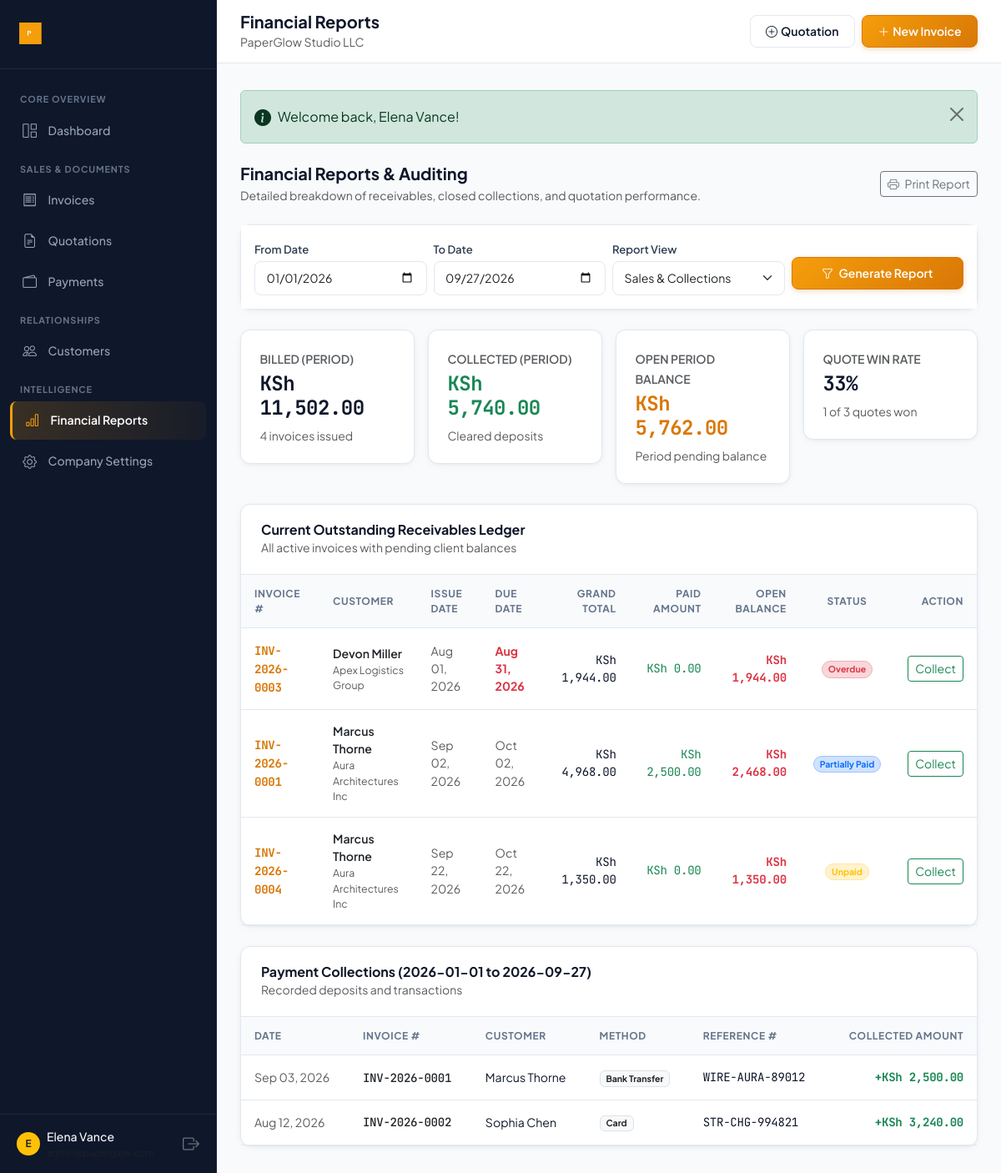
The page /reports/index.php (signed in) on the database its author committed.
### tables this page shows
CREATE TABLE `company_settings` (
  `id` INT UNSIGNED AUTO_INCREMENT PRIMARY KEY,
  `user_id` INT UNSIGNED NOT NULL,
  `company_name` VARCHAR(150) NOT NULL,
  `logo` VARCHAR(255) NULL,
  `address` TEXT NULL,
  `phone` VARCHAR(50) NULL,
  `email` VARCHAR(150) NULL,
  `website` VARCHAR(150) NULL,
  `tax_number` VARCHAR(50) NULL,
  `currency` VARCHAR(10) NOT NULL DEFAULT 'KES',
  `bank_name` VARCHAR(100) NULL,
  `bank_account_name` VARCHAR(150) NULL,
  `bank_account_number` VARCHAR(50) NULL,
  `bank_routing` VARCHAR(50) NULL,
  `bank_swift` VARCHAR(50) NULL,
  `mobile_money_name` VARCHAR(100) NULL,
  `mobile_money_number` VARCHAR(50) NULL,
  `default_invoice_terms` TEXT NULL,
  `default_quotation_terms` TEXT NULL,
  `created_at` TIMESTAMP NOT NULL DEFAULT CURRENT_TIMESTAMP,
  `updated_at` TIMESTAMP NOT NULL DEFAULT CURRENT_TIMESTAMP ON UPDATE CURRENT_TIMESTAMP,
  UNIQUE KEY `idx_company_user` (`user_id`),
  CONSTRAINT `fk_company_user` FOREIGN KEY (`user_id`) REFERENCES `users` (`id`) ON DELETE CASCADE
);

CREATE TABLE `invoices` (
  `id` INT UNSIGNED AUTO_INCREMENT PRIMARY KEY,
  `user_id` INT UNSIGNED NOT NULL,
  `customer_id` INT UNSIGNED NOT NULL,
  `from_quotation_id` INT UNSIGNED NULL,
  `invoice_number` VARCHAR(50) NOT NULL,
  `invoice_date` DATE NOT NULL,
  `due_date` DATE NOT NULL,
  `status` ENUM('Draft', 'Unpaid', 'Partially Paid', 'Paid', 'Overdue', 'Cancelled') NOT NULL DEFAULT 'Draft',
  `subtotal` DECIMAL(12, 2) NOT NULL DEFAULT 0.00,
  `discount_total` DECIMAL(12, 2) NOT NULL DEFAULT 0.00,
  `tax_total` DECIMAL(12, 2) NOT NULL DEFAULT 0.00,
  `grand_total` DECIMAL(12, 2) NOT NULL DEFAULT 0.00,
  `paid_amount` DECIMAL(12, 2) NOT NULL DEFAULT 0.00,
  `balance` DECIMAL(12, 2) NOT NULL DEFAULT 0.00,
  `notes` TEXT NULL,
  `terms` TEXT NULL,
  `created_at` TIMESTAMP NOT NULL DEFAULT CURRENT_TIMESTAMP,
  `updated_at` TIMESTAMP NOT NULL DEFAULT CURRENT_TIMESTAMP ON UPDATE CURRENT_TIMESTAMP,
  UNIQUE KEY `idx_invoice_number` (`invoice_number`),
  KEY `idx_invoices_user` (`user_id`),
  KEY `idx_invoices_customer` (`customer_id`),
  KEY `idx_invoices_status` (`status`),
  KEY `idx_invoices_date` (`invoice_date`),
  KEY `idx_invoices_due` (`due_date`),
  CONSTRAINT `fk_invoices_user` FOREIGN KEY (`user_id`) REFERENCES `users` (`id`) ON DELETE CASCADE,
  CONSTRAINT `fk_invoices_customer` FOREIGN KEY (`customer_id`) REFERENCES `customers` (`id`) ON DELETE RESTRICT
);

CREATE TABLE `customers` (
  `id` INT UNSIGNED AUTO_INCREMENT PRIMARY KEY,
  `user_id` INT UNSIGNED NOT NULL,
  `name` VARCHAR(150) NOT NULL,
  `company` VARCHAR(150) NULL,
  `email` VARCHAR(150) NULL,
  `phone` VARCHAR(50) NULL,
  `address` TEXT NULL,
  `tax_number` VARCHAR(50) NULL,
  `notes` TEXT NULL,
  `created_at` TIMESTAMP NOT NULL DEFAULT CURRENT_TIMESTAMP,
  `updated_at` TIMESTAMP NOT NULL DEFAULT CURRENT_TIMESTAMP ON UPDATE CURRENT_TIMESTAMP,
  KEY `idx_customers_user` (`user_id`),
  KEY `idx_customers_name` (`name`),
  KEY `idx_customers_email` (`email`),
  CONSTRAINT `fk_customers_user` FOREIGN KEY (`user_id`) REFERENCES `users` (`id`) ON DELETE CASCADE
);

CREATE TABLE `payments` (
  `id` INT UNSIGNED AUTO_INCREMENT PRIMARY KEY,
  `user_id` INT UNSIGNED NOT NULL,
  `invoice_id` INT UNSIGNED NOT NULL,
  `payment_date` DATE NOT NULL,
  `amount` DECIMAL(12, 2) NOT NULL,
  `payment_method` ENUM('Cash', 'Bank Transfer', 'Mobile Money', 'Card', 'Other') NOT NULL,
  `reference_number` VARCHAR(100) NULL,
  `notes` TEXT NULL,
  `created_at` TIMESTAMP NOT NULL DEFAULT CURRENT_TIMESTAMP,
  `updated_at` TIMESTAMP NOT NULL DEFAULT CURRENT_TIMESTAMP ON UPDATE CURRENT_TIMESTAMP,
  KEY `idx_payments_user` (`user_id`),
  KEY `idx_payments_invoice` (`invoice_id`),
  KEY `idx_payments_date` (`payment_date`),
  CONSTRAINT `fk_payments_user` FOREIGN KEY (`user_id`) REFERENCES `users` (`id`) ON DELETE CASCADE,
  CONSTRAINT `fk_payments_invoice` FOREIGN KEY (`invoice_id`) REFERENCES `invoices` (`id`) ON DELETE CASCADE
);

### reports/index.php (the view, shortened to what the rows shown need)
<?php
$pageTitle = 'Financial Reports';
require_once __DIR__ . '/../includes/header.php';
$userId = getCurrentUserId();
$currency = $company['currency'] ?? 'USD';
$startDate = $_GET['start_date'] ?? date('Y-01-01');
$endDate = $_GET['end_date'] ?? date('Y-m-d');
$stmtOutstanding = $pdo->prepare("
    SELECT i.*, c.name as customer_name, c.company as customer_company
    FROM invoices i
    JOIN customers c ON i.customer_id = c.id
    WHERE i.user_id = ? AND i.balance > 0
    ORDER BY i.due_date ASC
");
$stmtOutstanding->execute([$userId]);
$outstandingInvoices = $stmtOutstanding->fetchAll();
$stmtPay = $pdo->prepare("
    SELECT p.*, i.invoice_number, c.name as customer_name
    FROM payments p
    JOIN invoices i ON p.invoice_id = i.id
    JOIN customers c ON i.customer_id = c.id
    WHERE p.user_id = ? AND p.payment_date BETWEEN ? AND ?
    ORDER BY p.payment_date DESC
");
$stmtPay->execute([$userId, $startDate, $endDate]);
$periodPayments = $stmtPay->fetchAll();
?>
<div class="d-flex flex-column flex-md-row align-items-md-center justify-content-between gap-3 mb-4">
  <div>
    <h2 class="h5 fw-bold mb-1 text-slate-900">Financial Reports & Auditing</h2>
  </div>
</div>
<div class="pg-card mb-4">
  <div class="table-responsive">
    <table class="table-pg">
      <thead>
        <tr>
          <th>Invoice #</th>
          <th>Customer</th>
          <th>Issue Date</th>
          <th>Due Date</th>
          <th class="text-end">Grand Total</th>
          <th class="text-end">Paid Amount</th>
          <th class="text-end">Open Balance</th>
          <th class="text-center">Status</th>
          <th class="text-end">Action</th>
        </tr>
      </thead>
      <tbody>
        <?php if (empty($outstandingInvoices)): ?>
          <tr>
            <td colspan="9" class="text-center py-4 text-muted small">No outstanding receivables found. All invoices are fully settled!</td>
          </tr>
        <?php else: ?>
          <?php foreach ($outstandingInvoices as $out): ?>
            <tr>
              <td>
                <a href="/invoices/view.php?id=<?= (int)$out['id'] ?>" class="fw-bold text-decoration-none mono-num" style="color: #d97706;">
                  <?= e($out['invoice_number']) ?>
                </a>
              </td>
              <td>
                <div class="fw-semibold text-dark"><?= e($out['customer_name']) ?></div>
                <div class="text-muted small"><?= e($out['customer_company'] ?: 'Individual') ?></div>
              </td>
              <td class="text-muted small"><?= e(date('M d, Y', strtotime($out['invoice_date']))) ?></td>
              <td class="text-muted small">
                <span class="<?= ($out['due_date'] < date('Y-m-d')) ? 'text-danger fw-bold' : '' ?>">
                  <?= e(date('M d, Y', strtotime($out['due_date']))) ?>
                </span>
              </td>
              <td class="text-end mono-num"><?= formatCurrency($out['grand_total'], $currency) ?></td>
              <td class="text-end mono-num text-success"><?= formatCurrency($out['paid_amount'], $currency) ?></td>
              <td class="text-end mono-num fw-bold text-danger"><?= formatCurrency($out['balance'], $currency) ?></td>
              <td class="text-center"><?= getStatusBadge($out['status']) ?></td>
              <td class="text-end">
                <a href="/payments/create.php?invoice_id=<?= (int)$out['id'] ?>" class="btn btn-sm btn-outline-success">
                  Collect
                </a>
              </td>
            </tr>
          <?php endforeach; ?>
        <?php endif; ?>
      </tbody>
    </table>
  </div>
</div>
<div class="pg-card">
  <div class="table-responsive">
    <table class="table-pg">
      <thead>
        <tr>
          <th>Date</th>
          <th>Invoice #</th>
          <th>Customer</th>
          <th>Method</th>
          <th>Reference #</th>
          <th class="text-end">Collected Amount</th>
        </tr>
      </thead>
      <tbody>
        <?php if (empty($periodPayments)): ?>
          <tr>
            <td colspan="6" class="text-center py-4 text-muted small">No payments recorded within the specified date range.</td>
          </tr>
        <?php else: ?>
          <?php foreach ($periodPayments as $p): ?>
            <tr>
              <td class="text-muted small"><?= e(date('M d, Y', strtotime($p['payment_date']))) ?></td>
              <td><span class="mono-num fw-medium text-dark"><?= e($p['invoice_number']) ?></span></td>
              <td><?= e($p['customer_name']) ?></td>
              <td><span class="badge bg-light text-dark border"><?= e($p['payment_method']) ?></span></td>
              <td class="mono-num small"><?= e($p['reference_number'] ?: '—') ?></td>
              <td class="text-end mono-num fw-bold text-success">+<?= formatCurrency($p['amount'], $currency) ?></td>
            </tr>
          <?php endforeach; ?>
        <?php endif; ?>
      </tbody>
    </table>
  </div>
</div>
<?php require_once __DIR__ . '/../includes/footer.php'; ?>

### includes/sidebar.php (shortened to what the rows shown need)
<aside class="pg-sidebar">
  <div class="pg-sidebar-header d-flex align-items-center justify-content-between">
    <a href="/dashboard/index.php" class="d-flex align-items-center text-decoration-none gap-2">
      <?php if (!empty($company['logo']) && file_exists(dirname(__DIR__) . '/' . ltrim($company['logo'], '/'))): ?>
        <img src="/<?= e($company['logo']) ?>" alt="<?= e($company['company_name'] ?? 'PaperGlow') ?>" style="max-height: 38px; max-width: 140px; object-fit: contain;">
      <?php else: ?>
        <div class="pg-brand-emblem">P</div>
        <div class="pg-brand-text">Paper<span>Glow</span></div>
      <?php endif; ?>
    </a>
  </div>
</aside>

### includes/navbar.php (shortened to what the rows shown need)
<header class="pg-topbar">
  <div class="d-flex align-items-center gap-3">
    <div>
      <h1 class="h5 mb-0 fw-bold text-slate-900"><?= e($pageTitle ?? 'Overview') ?></h1>
      <span class="text-muted small"><?= e($company['company_name'] ?? 'PaperGlow Billing') ?></span>
    </div>
  </div>
</header>

### includes/functions.php (shortened to what the rows shown need)
<?php
function e(?string $string): string
{
    return htmlspecialchars((string)($string ?? ''), ENT_QUOTES, 'UTF-8');
}
function getCurrencySymbol(string $currency = 'KES'): string
{
    $symbols = [
        'KES' => 'KSh ',
        'USD' => '$',
        'EUR' => '€',
        'GBP' => '£',
        'CAD' => 'CA$',
        'AUD' => 'A$',
        'NGN' => '₦',
        'GHS' => 'GH₵',
        'ZAR' => 'R ',
        'INR' => '₹',
        'JPY' => '¥',
    ];
    return $symbols[$currency] ?? ($currency . ' ');
}
function formatCurrency(float|int|string $amount, string $currency = 'KES'): string
{
    $val = (float)$amount;
    $sym = getCurrencySymbol($currency);
    return $sym . number_format($val, 2, '.', ',');
}
function getCompanySettings(PDO $pdo, int $userId): array
{
    $stmt = $pdo->prepare("SELECT * FROM company_settings WHERE user_id = ? LIMIT 1");
    $stmt->execute([$userId]);
    $settings = $stmt->fetch();
    return $settings;
}
function getStatusBadge(string $status): string
{
    $map = [
        'Draft'          => 'bg-secondary-subtle text-secondary border border-secondary-subtle',
        'Sent'           => 'bg-info-subtle text-info border border-info-subtle',
        'Accepted'       => 'bg-success-subtle text-success border border-success-subtle',
        'Rejected'       => 'bg-danger-subtle text-danger border border-danger-subtle',
        'Expired'        => 'bg-warning-subtle text-warning border border-warning-subtle',
        'Unpaid'         => 'bg-warning-subtle text-warning border border-warning-subtle',
        'Partially Paid' => 'bg-primary-subtle text-primary border border-primary-subtle',
        'Paid'           => 'bg-success-subtle text-success border border-success-subtle',
        'Overdue'        => 'bg-danger-subtle text-danger border border-danger-subtle',
        'Cancelled'      => 'bg-dark-subtle text-dark border border-dark-subtle',
    ];
    $badgeClass = $map[$status] ?? 'bg-light text-dark';
    return '<span class="badge ' . $badgeClass . ' px-2.5 py-1 font-medium rounded-pill">' . e($status) . '</span>';
}

### rows shown on the page
company_settings: logo (picture), company_name "PaperGlow Studio LLC"
invoices: invoice_number "INV-2026-0003", customer.name "Devon Miller", customer.company "Apex Logistics Group", invoice_date "Aug 01, 2026", due_date "Aug 31, 2026", grand_total.currency "KSh 1,944.00", paid_amount.currency "KSh 0.00", balance.currency "KSh 1,944.00", status "Overdue"
invoices: invoice_number "INV-2026-0001", customer.name "Marcus Thorne", customer.company "Aura Architectures Inc", invoice_date "Sep 02, 2026", due_date "Oct 02, 2026", grand_total.currency "KSh 4,968.00", paid_amount.currency "KSh 2,500.00", balance.currency "KSh 2,468.00", status "Partially Paid"
invoices: invoice_number "INV-2026-0004", customer.name "Marcus Thorne", customer.company "Aura Architectures Inc", invoice_date "Sep 22, 2026", due_date "Oct 22, 2026", grand_total.currency "KSh 1,350.00", paid_amount.currency "KSh 0.00", balance.currency "KSh 1,350.00", status "Unpaid"
payments: payment_date "Sep 03, 2026", invoice.invoice_number "INV-2026-0001", customers.name "Marcus Thorne", payment_method "Bank Transfer", reference_number "WIRE-AURA-89012", amount.currency "KSh 2,500.00"
payments: payment_date "Aug 12, 2026", invoice.invoice_number "INV-2026-0002", customers.name "Sophia Chen", payment_method "Card", reference_number "STR-CHG-994821", amount.currency "KSh 3,240.00"

### other values the page prints
substr($currentUser['name'] ?? 'U', 0, 1) "E"
$currentUser['name'] "Elena Vance"
$pageTitle "Financial Reports"
$flash['message'] "Welcome back, Elena Vance!"
formatCurrency($salesSummary['total_billed'], $currency) "KSh 11,502.00"
$salesSummary['total_invoices'] "4"
formatCurrency($salesSummary['total_collected'], $currency) "KSh 5,740.00"
formatCurrency($salesSummary['total_receivable'], $currency) "KSh 5,762.00"
$winRate "33"
$quotationReport['accepted_count'] "1"
$quotationReport['total_quotes'] "3"
